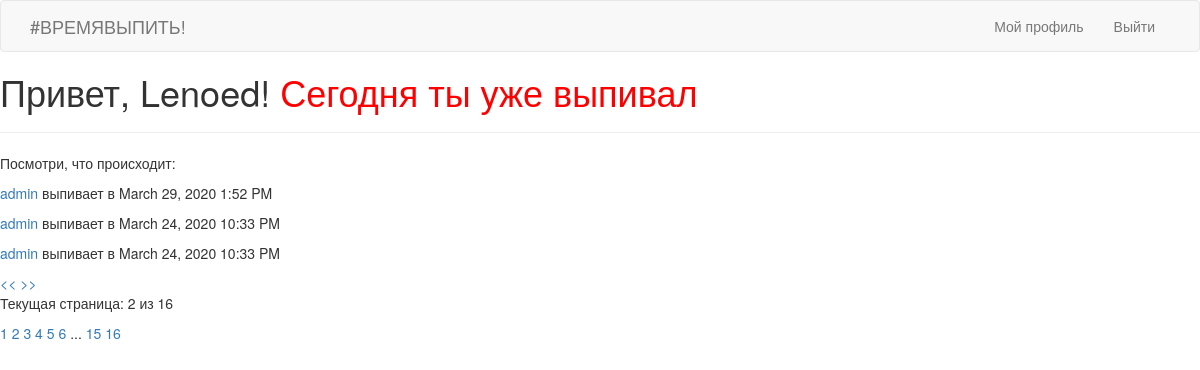
The app's page /index?page=2 (signed in), older data.
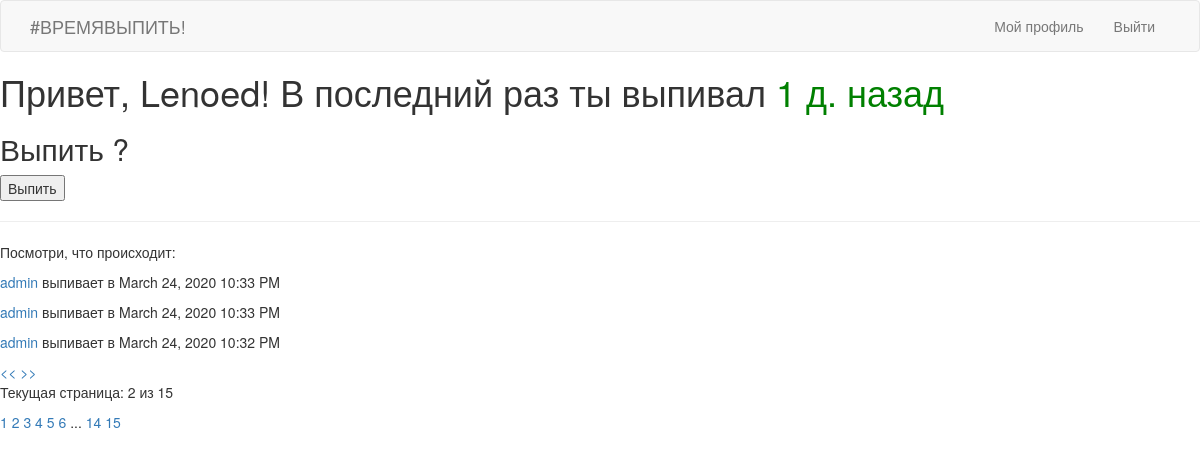
The same page, newer data.
### app/models.py (models this page shows, shortened)
class User(db.Model, UserMixin):
	id = db.Column(db.Integer, primary_key = True)
	username = db.Column(db.String(64), index = True, unique = True)
	regtime = db.Column(db.DateTime, index = True, default = datetime.utcnow())
	last_seen = db.Column(db.DateTime, default = datetime.utcnow())
	email = db.Column(db.String(128), index = True, unique = True)
	password_hash = db.Column(db.String(128))
	drink = db.relationship('Drinks', backref='author', lazy='dynamic')
	private_stat = db.Column(db.Boolean)
	current_state = db.Column(db.Integer, default = 0)
	followed = db.relationship('User', secondary=followers,
    	primaryjoin=(followers.c.follower_id == id),
    	secondaryjoin=(followers.c.followed_id == id),
    	backref=db.backref('followers', lazy='dynamic'), lazy='dynamic')
	def followed_drinks(self):
		followed = Drinks.query.join(
            followers, (followers.c.followed_id == Drinks.user_id)).filter(
                followers.c.follower_id == self.id)
		own = Drinks.query.filter_by(user_id=self.id)
		return followed.union(own).order_by(Drinks.drinkTime.desc())
	def det_currentstate(self):
		d = Drinks.query.filter_by(user_id=self.id).order_by(Drinks.drinkTime.desc()).all()
		if len(d) != 0:
			self.current_state = (datetime.utcnow() - d[0].drinkTime).days
		else: self.current_state = None

class Drinks(db.Model):
	id = db.Column(db.Integer, primary_key = True)
	isDrinking = db.Column(db.Boolean)
	drinkTime = db.Column(db.DateTime, index = True, default = datetime.utcnow())
	user_id = db.Column(db.Integer, db.ForeignKey('user.id'))

### app/routes.py (the view)
@app.route('/', methods = ['GET', 'POST'])
@app.route('/index', methods = ['GET', 'POST'])
@login_required
def index():
	page = request.args.get('page', 1, type = int)
	form = DrinkForm()
	current_user.det_currentstate()
	db.session.commit()
	if form.validate_on_submit():
		drink = Drinks(author = current_user)
		db.session.add(drink)
		db.session.commit()
		flash(_('Запись сделана в вашем профиле !'))
		return redirect(url_for('index'))
	drinks = current_user.followed_drinks().paginate(page, app.config['POSTS_PER_PAGE'], True)
	next_url = url_for('index', page = drinks.next_num) \
		if drinks.has_next else None
	prev_url = url_for('index', page = drinks.prev_num) \
		if drinks.has_prev else None
	page_form = PageForm()
	total_pages = drinks.pages
	drinks_pagination = drinks.iter_pages(left_edge=2, left_current=2, right_current=5, right_edge=2)
	return render_template('index.html', title = 'Главная', form = form, page = page, total_pages = total_pages,
						   drinks = drinks.items, next_url = next_url, prev_url = prev_url, page_form = page_form,
						   drinks_pagination = drinks_pagination)

### app/forms.py
class DrinkForm(FlaskForm):
	submit = SubmitField(_l('Выпить'))

class PageForm(FlaskForm):
	page = StringField('Номер страницы', validators = [DataRequired()])
	submit = SubmitField('Перейти')

### app/models.py (called while the page is built)
@login.user_loader #настройка flask_login user_loader на БД
def load_user(id):
	return User.query.get(int(id))

### app/templates/index.html (shortened to what this page needs)
{% extends 'base.html' %}
{% block content %}
{% if current_user.current_state == None %}
<h1> Привет, {{ current_user.username }}! <span style="color: green">Похоже ты еще ни разу не пил, либо не отмечался здесь</span></h1>
<h2> Выпить ?</h2>
<form action="" method="post">
    {{ form.hidden_tag() }}
    <p>{{ form.submit() }}</p>
</form>
{% elif current_user.current_state > 0 %}
<h1> Привет, {{ current_user.username }}! В последний раз ты выпивал <span style="color: green">{{ current_user.current_state }} д. назад</span>
</h1>
<h2> Выпить ?</h2>
<form action="" method="post">
    <p>{{ form.submit() }}</p>
</form>
{% elif current_user.current_state == 0 %}
<h1> Привет, {{ current_user.username }}! <span style="color: red">Сегодня ты уже выпивал</span></h1>
{% endif %}
<hr>
<p>Посмотри, что происходит:</p>
{% for drink in drinks %}
<p><a href="/user/{{ drink.author.username }}">{{ drink.author.username }}</a> выпивает в {{
    moment(drink.drinkTime).format('LLL') }}</p>
{% endfor %}
{% if prev_url %} <a href="{{ prev_url }}"> << </a> {% endif %}
{% if next_url %} <a href="{{ next_url }}"> >> </a> {% endif %}
<p> Текущая страница: {{ page }} из {{ total_pages }}</p>
{% for page in drinks_pagination %}
{% if page == None %}
...
{% else %}
<a href="/?page={{ page }}">{{ page }}</a>
{% endif %}
{% endfor %}
{% endblock %}

Row changes from the older to the newer data that the page shows:
no longer on this page (row unchanged): Drinks: author.username "admin", drinkTime "March 29, 2020 1:52 PM"
changed User "Lenoed": current_state (not shown) → "1"
now on this page (row unchanged): Drinks: author.username "admin", drinkTime "March 24, 2020 10:32 PM"
Text that changed along with them:
form field submit: (not shown) → "Выпить"
{{ total_pages }}: "16" → "15"
text no longer shown: "! Сегодня ты уже выпивал"
text now shown: "! В последний раз ты выпивал д. назад Выпить ?"
new list line: "14"
list line gone: "16"
